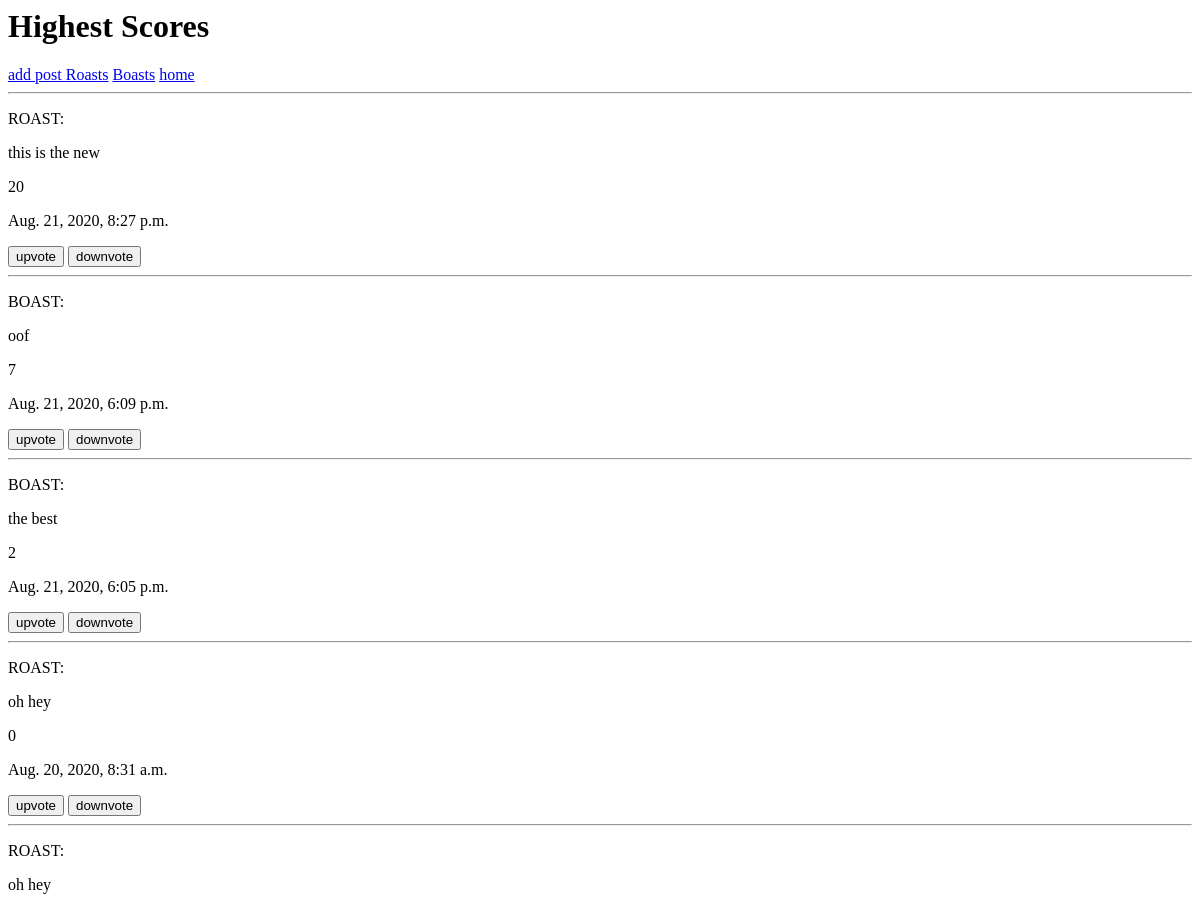
The app's page /scores/ (upper part), older data.
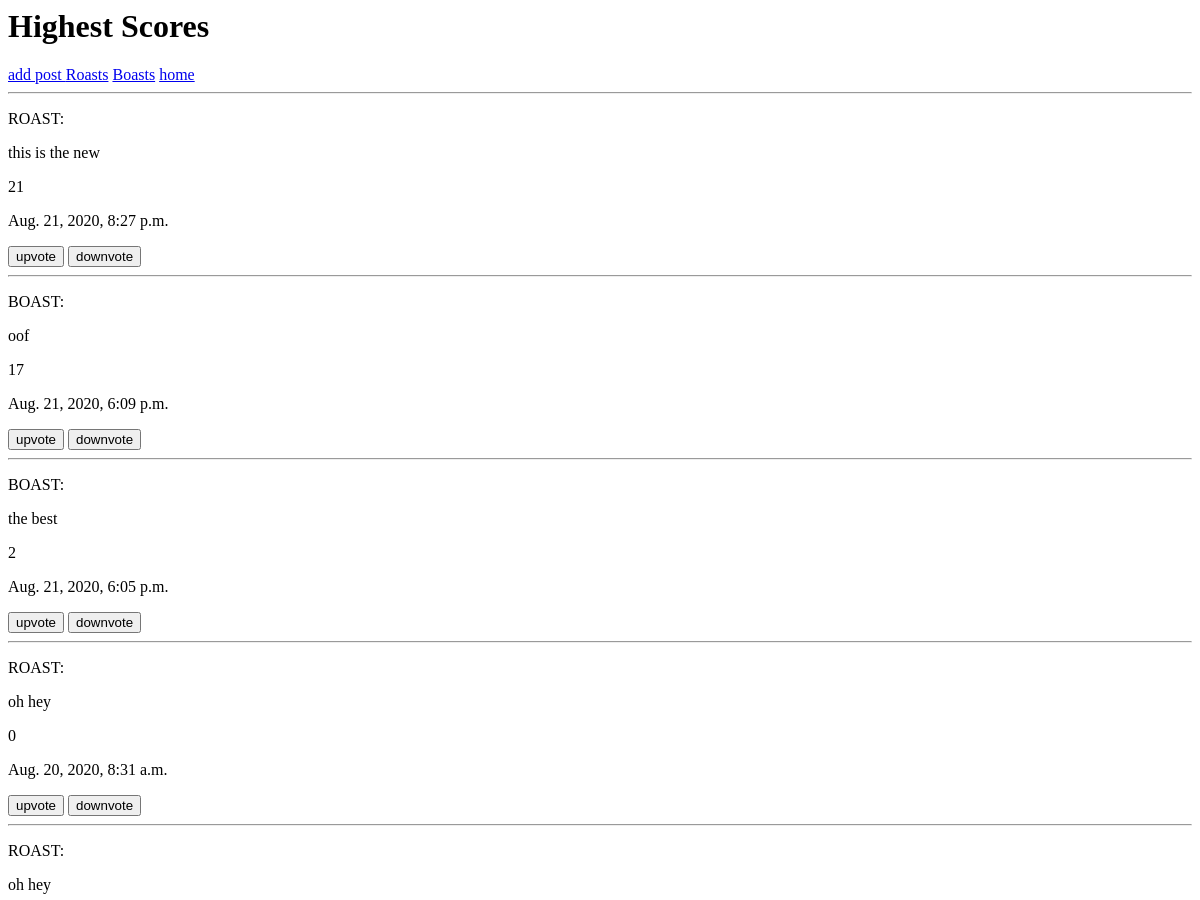
The same page, newer data.
### ghostpost_app/models.py (models this page shows, shortened)
class Ghostpost(models.Model):
    text = models.CharField(max_length=80)
    boasts = models.BooleanField()
    post_date = models.DateTimeField(default=timezone.now)
    upvotes = models.IntegerField(default=0)
    downvotes = models.IntegerField(default=0)
    def added(self):
        return self.upvotes + self.downvotes

### ghostpost_app/views.py (the view)
# urls.py: path('scores/',views.upvote_view)
def upvote_view(request):
    posts = Ghostpost.objects.all().order_by("-upvotes")
    return render(request,"upvote.html",{"posts":posts})

### templates/upvote.html
<h1> Highest Scores</h1>
<a href="/newpost"> add post </a>
<a href="/roasts">Roasts</a>
<a href="/boasts">Boasts</a>
<a href="/">home</a>
<hr>
{% for post in posts %}
     {% if post.boasts %}
        <p>BOAST:</p>
     {% else %}
        <p>ROAST:</p>
    {% endif %}
    <p>{{post.text}}</p>
    <p>{{post.added}}</p>
    <p>{{post.post_date}}</p>
    <a href="/upvote/{{post.id}}"><button>upvote</button></a>
    <a href="/downvote/{{post.id}}"><button>downvote</button></a>
    <hr>
{% endfor %}

Row changes from the older to the newer data that the page shows:
changed Ghostpost "this is the new": added "20" → "21"
changed Ghostpost "oof": added "7" → "17"
